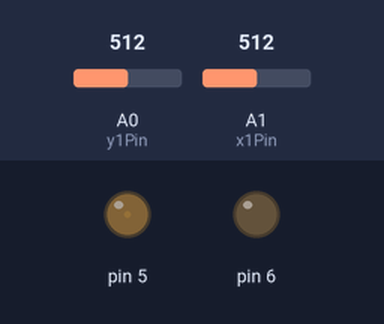
Recording of a sketch running on a simulated Arduino Uno, built with avr-gcc and run on an emulated ATmega328P. On the bench: output pins drawn as LEDs (lit = HIGH). The test bench sets the inputs (shaded band); at power-on: A1 (x1Pin) = 512, A0 (y1Pin) = 512. What the sketch prints to the serial monitor is not drawn.

Above: at 1.2 s.
1.3 s: A1 (x1Pin) set to 518
At 2.4 s:
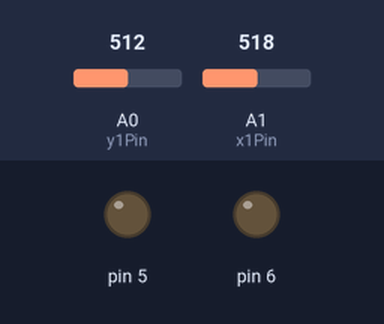
2.8 s: A1 (x1Pin) set to 716
At 3.4 s:
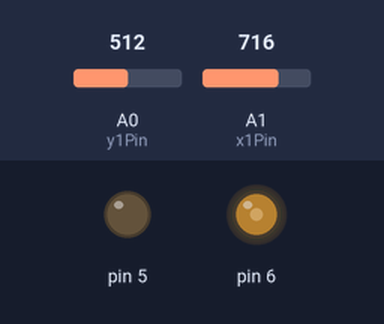
4.3 s: A1 (x1Pin) set to 728
At 4.7 s:
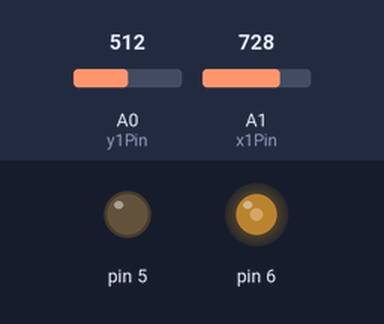
6.1 s: A1 (x1Pin) set to 306
At 7.1 s:
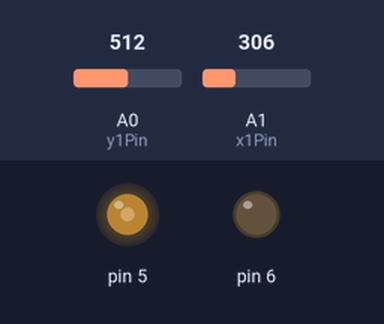
7.6 s: A1 (x1Pin) set to 329
At 8.1 s:
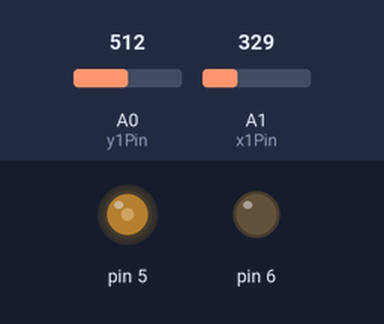
10.6 s: A1 (x1Pin) set to 122
At 12.0 s:
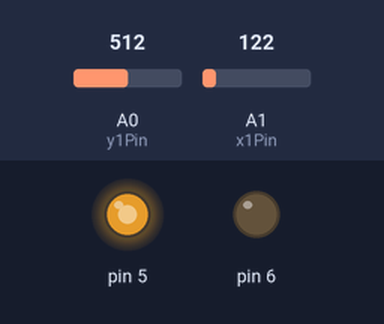
Timing chart, 0 to 13.1 s (numbered marks = the images above; inputs shaded):
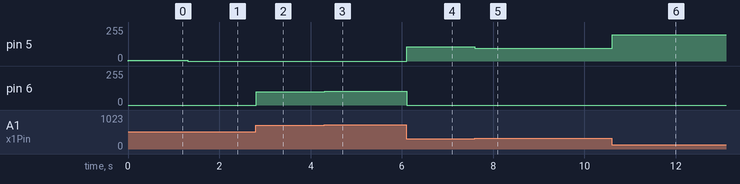

Measured:
- after the input at 1.3 s, pin 5: 4/255 → 0/255 at once
- after the input at 2.8 s, pin 6: 0/255 → 98/255 at once
- after the input at 4.3 s, pin 6: 98/255 → 104/255 at once
- after the input at 6.1 s, pin 5: 0/255 → 106/255 at once; pin 6: 104/255 → 0/255 at once
- after the input at 7.6 s, pin 5: 106/255 → 94/255 at once
- after the input at 10.6 s, pin 5: 94/255 → 198/255 at once

The sketch:

joystick_DCmotor_control.ino
```cpp
int x1Pin = A1;
int y1Pin = A0;

const int centerX = 129;

void setup() {
  // put your setup code here, to run once:
  Serial.begin(9600);
}

void loop() {
  // The contents of this array of bytes gets transported; it starts filled with zeros
  //byte payload[32] = {0};

  // take the position of the joysticks connected to analog pins
  int VRX = map(analogRead(x1Pin), 0, 1023, 0, 255);
  int VRY = map(analogRead(y1Pin), 0, 1023, 0, 255);
  //Serial.println(VRX);


  if (VRX < centerX) {
    int estPower = (centerX - VRX) * 2;
    int power = constrain(estPower, 0, 255);
    analogWrite(5, power);
    analogWrite(6, 0);
    Serial.print(power);
    Serial.println(" -- forward");
  } else if (VRX > centerX) {
    int estPower = (VRX - centerX) * 2;
    int power = constrain(estPower, 0, 255);
    analogWrite(5, 0);
    analogWrite(6, power);
    Serial.print(power);
    Serial.print(" -- backward");
  } else {
    analogWrite(5, 0);
    analogWrite(6, 0);
    Serial.print(0);
    Serial.print("neutral");
  }

  delay(10);
}
```
